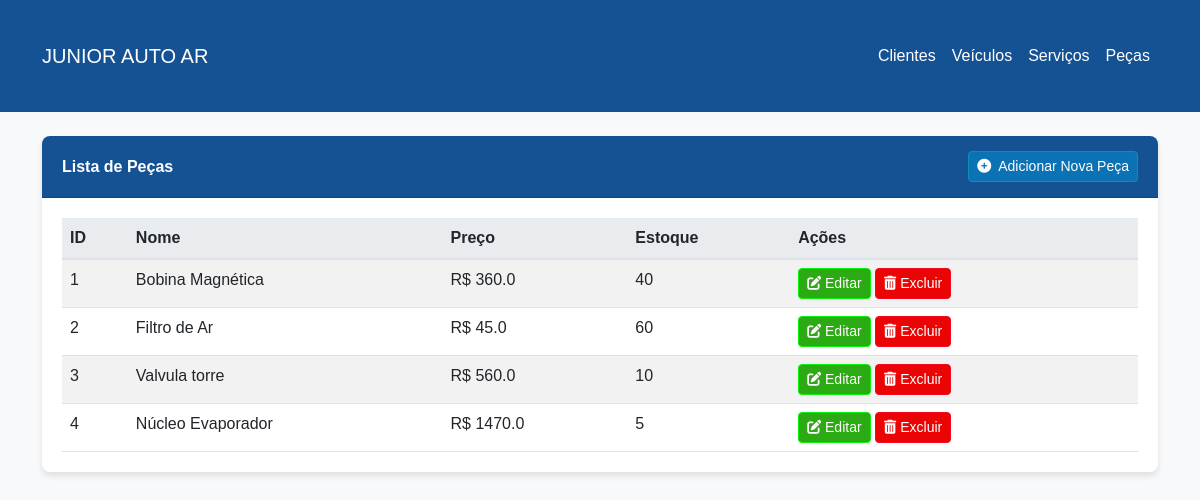
Page /parts on the committed database.
### models.py (models this page shows, shortened)
class Part(Base):
    __tablename__ = 'parts'
    id = Column(Integer, primary_key=True)
    name = Column(String(100), nullable=False)
    price = Column(Float, nullable=False)
    stock = Column(Integer, default=0)
    services = relationship("Service", secondary=service_part, back_populates="parts")

### app.py (the view)
@app.route('/parts')
def parts():
    session = db_manager.get_session()
    try:
        all_parts = session.query(Part).all()
        return render_template('parts.html', parts=all_parts)
    finally:
        session.close()

### models.py (called while the page is built)
    def get_session(self):
        return self.Session()

### templates/parts.html (shortened to what this page needs)
{% extends "base.html" %}
{% block content %}
<div class="card">
    <div class="card-header d-flex justify-content-between align-items-center">
        <span>Lista de Peças</span>
        <a href="{{ url_for('new_part') }}" class="btn btn-info btn-sm">
            <i class="fas fa-plus-circle me-1"></i> Adicionar Nova Peça
        </a>
    </div>
    <div class="card-body">
        {% if parts %}
        <div class="table-responsive">
            <table class="table table-striped table-hover">
                <thead>
                    <tr>
                        <th>ID</th>
                        <th>Nome</th>
                        <th>Preço</th>
                        <th>Estoque</th>
                        <th>Ações</th>
                    </tr>
                </thead>
                <tbody>
                    {% for part in parts %}
                    <tr>
                        <td>{{ part.id }}</td>
                        <td>{{ part.name }}</td>
                        <td>R$ {{ part.price }}</td>
                        <td>{{ part.stock }}</td>
                        <td>
                            <a href="{{ url_for('edit_part', part_id=part.id) }}" class="btn btn-primary btn-sm">
                                <i class="fas fa-edit"></i> Editar
                            </a>
                            <form action="{{ url_for('delete_part', part_id=part.id) }}" method="POST" style="display:inline;">
                                <button type="submit" class="btn btn-danger btn-sm" onclick="return confirm('Tem certeza que deseja excluir esta peça?');">
                                    <i class="fas fa-trash-alt"></i> Excluir
                                </button>
                            </form>
                        </td>
                    </tr>
                    {% endfor %}
                </tbody>
            </table>
        </div>
        {% else %}
        <p class="text-center">Nenhuma peça registrada ainda.</p>
        {% endif %}
    </div>
</div>
{% endblock %}

### static/css/style.css (style rules this page uses)
body { font-family: Arial, sans-serif; background-color: #f8f9fa; color: #343a40; }
.card { box-shadow: 0 4px 6px rgba(0, 0, 0, 0.1); margin-bottom: 20px; border: none; border-radius: 8px; }
.card-header { background-color: #155294; color: #ffffff; border-radius: 8px 8px 0 0 !important; padding: 15px 20px; font-weight: bold; display: flex; justify-content: space-between; align-items: center; }
.card-body { padding: 20px; }
.btn-primary { background-color: #2caa13; border-color: #0af00a; }
.btn-danger { background-color: #eb0404; border-color: #f10a21; }
.btn-info { background-color: #0c72b6; border-color: #0e8eb4; color: #ffffff; }
.table { margin-bottom: 0; }
.table thead th { border-bottom: 2px solid #dee2e6; background-color: #e9ecef; }
.table-striped tbody tr:nth-of-type(odd) { background-color: rgba(0, 123, 255, 0.05); }

### rows in the picture
Part: id "1", name "Bobina Magnética", price "360.0", stock "40"
Part: id "2", name "Filtro de Ar", price "45.0", stock "60"
Part: id "3", name "Valvula torre", price "560.0", stock "10"
Part: id "4", name "Núcleo Evaporador", price "1470.0", stock "5"
